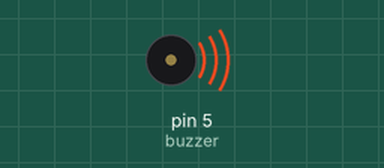
Simulated run of this sketch. Board: Arduino Uno, built with avr-gcc and run on an emulated ATmega328P. On the bench: buzzer (waves = sounding). What the sketch prints to the serial monitor is not drawn.

Above: at 3.2 s.
At 5.2 s:
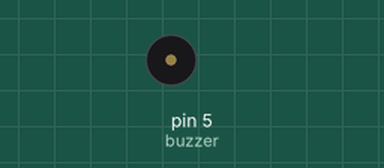
Timing chart, 0 to 9.1 s (numbered marks = the images above):
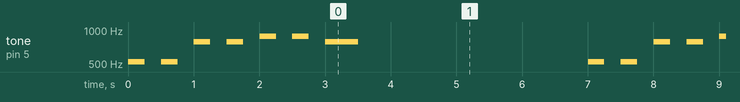

The sketch:

Solution_1.ino
```cpp
/********************************************************************
  An Introduction to Robot Programming
  Author - Eric Ryan Harrison <me@ericharrison.info>
  http://github.com/SumoRobotLeague/MRK-1/

  Lesson 5.2, Solution 1, Musical Helper Function
********************************************************************/

/***************************************************
 * Functional Requirements
 *
 * 1. Develop a function that will take 3 arguments
 * play the note provided for the duration specified,
 * then pause for the time specified by the rest
 * duration argument.
 *
 * 2. Define an array format that will contain all
 * three of the required arguments.
 *
 * 3. Loop through this array to play a song.
 ***************************************************/

#include "Pitches.h"

#define buzzer 5

// Our musical notation array.
int notes[] = {
	// NOTE, DURATION, REST
	NOTE_C5, 250, 500,
	NOTE_C5, 250, 500,
	NOTE_G5, 250, 500,
	NOTE_G5, 250, 500,
	NOTE_A5, 250, 500,
	NOTE_A5, 250, 500,
	NOTE_G5, 500, 1000
};

void setup() {
	Serial.begin(9600);
	pinMode(buzzer, OUTPUT);

	int arrayLength = (sizeof(notes)/sizeof(int));
	int notesToPlay = arrayLength / 3;

	Serial.println("Starting musical robot!");
	Serial.print("Your notes array contains '");
	Serial.print(notesToPlay);
	Serial.println("' total notes.");
}

void loop() {
	int arrayLength = (sizeof(notes)/sizeof(int));

	// NOTE: We are adding 3 to the loop index so that
	// we can always skip to the next note.
	for ( int i = 0; i < arrayLength; i = i + 3) {
		playNote(notes[i], notes[i+1], notes[i+2]);
	}

	// Once we've finished playing our melody, pause
	// for a few seconds and repeat. :)

	delay(3000);
}

void playNote(int note, int duration, int rest) {
	tone(buzzer, note, duration);
	delay(rest);
}
```

Measured:
- by itself, tone on pin 5 (buzzer): repeats every 7.0 s: silent 0.25 s, 523 Hz 0.25 s, 2 × (silent 0.25 s, 784 Hz 0.25 s), 2 × (silent 0.25 s, 880 Hz 0.25 s), silent 0.25 s, 784 Hz 0.50 s, silent 3.5 s, 523 Hz 0.25 s
